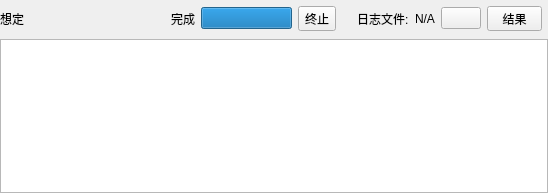
<?xml version="1.0" encoding="UTF-8"?>
<ui version="4.0">
 <class>OutputDock</class>
 <widget class="QWidget" name="OutputDock">
  <property name="geometry">
   <rect>
    <x>0</x>
    <y>0</y>
    <width>548</width>
    <height>193</height>
   </rect>
  </property>
  <property name="windowTitle">
   <string>输出</string>
  </property>
  <layout class="QVBoxLayout" name="verticalLayout">
   <property name="spacing">
    <number>2</number>
   </property>
   <property name="leftMargin">
    <number>0</number>
   </property>
   <property name="topMargin">
    <number>0</number>
   </property>
   <property name="rightMargin">
    <number>0</number>
   </property>
   <property name="bottomMargin">
    <number>0</number>
   </property>
   <item>
    <layout class="QHBoxLayout" name="horizontalLayout">
     <property name="spacing">
      <number>9</number>
     </property>
     <item>
      <widget class="QLabel" name="scenarioLabel">
       <property name="text">
        <string>想定</string>
       </property>
       <property name="alignment">
        <set>Qt::AlignCenter</set>
       </property>
       <property name="margin">
        <number>5</number>
       </property>
       <property name="indent">
        <number>-1</number>
       </property>
      </widget>
     </item>
     <item>
      <spacer name="horizontalSpacer">
       <property name="orientation">
        <enum>Qt::Horizontal</enum>
       </property>
       <property name="sizeHint" stdset="0">
        <size>
         <width>40</width>
         <height>20</height>
        </size>
       </property>
      </spacer>
     </item>
     <item>
      <widget class="QWidget" name="statusContainer" native="true">
       <layout class="QHBoxLayout" name="statusLayout">
        <property name="sizeConstraint">
         <enum>QLayout::SetFixedSize</enum>
        </property>
        <property name="leftMargin">
         <number>6</number>
        </property>
        <property name="topMargin">
         <number>6</number>
        </property>
        <property name="rightMargin">
         <number>6</number>
        </property>
        <property name="bottomMargin">
         <number>6</number>
        </property>
        <item>
         <widget class="QLabel" name="statusLabel">
          <property name="text">
           <string>完成</string>
          </property>
         </widget>
        </item>
        <item>
         <widget class="QProgressBar" name="progressBar">
          <property name="maximumSize">
           <size>
            <width>100</width>
            <height>16777215</height>
           </size>
          </property>
          <property name="maximum">
           <number>1</number>
          </property>
          <property name="value">
           <number>1</number>
          </property>
          <property name="textVisible">
           <bool>false</bool>
          </property>
         </widget>
        </item>
        <item>
         <widget class="QToolButton" name="killBn">
          <property name="enabled">
           <bool>true</bool>
          </property>
          <property name="toolTip">
           <string>终止当前正在运行的想定</string>
          </property>
          <property name="text">
           <string>终止</string>
          </property>
          <property name="toolButtonStyle">
           <enum>Qt::ToolButtonTextBesideIcon</enum>
          </property>
         </widget>
        </item>
       </layout>
      </widget>
     </item>
     <item>
      <widget class="QWidget" name="logContainer" native="true">
       <layout class="QHBoxLayout" name="logLayout">
        <property name="leftMargin">
         <number>6</number>
        </property>
        <property name="topMargin">
         <number>6</number>
        </property>
        <property name="rightMargin">
         <number>6</number>
        </property>
        <property name="bottomMargin">
         <number>6</number>
        </property>
        <item>
         <widget class="QLabel" name="logFileLabel">
          <property name="text">
           <string>日志文件:</string>
          </property>
         </widget>
        </item>
        <item>
         <widget class="QLabel" name="logFilePath">
          <property name="text">
           <string>N/A</string>
          </property>
         </widget>
        </item>
        <item>
         <widget class="QPushButton" name="logFileBn">
          <property name="toolTip">
           <string>选择日志文件</string>
          </property>
          <property name="text">
           <string/>
          </property>
         </widget>
        </item>
        <item>
         <widget class="QToolButton" name="resultsButton">
          <property name="sizePolicy">
           <sizepolicy hsizetype="Minimum" vsizetype="Preferred">
            <horstretch>0</horstretch>
            <verstretch>0</verstretch>
           </sizepolicy>
          </property>
          <property name="styleSheet">
           <string notr="true">padding-right: 20px;</string>
          </property>
          <property name="text">
           <string>结果</string>
          </property>
          <property name="popupMode">
           <enum>QToolButton::InstantPopup</enum>
          </property>
         </widget>
        </item>
       </layout>
      </widget>
     </item>
    </layout>
   </item>
   <item>
    <widget class="SimulationManager::OutputWidget" name="outputText">
     <property name="font">
      <font>
       <pointsize>24</pointsize>
      </font>
     </property>
    </widget>
   </item>
  </layout>
 </widget>
 <customwidgets>
  <customwidget>
   <class>SimulationManager::OutputWidget</class>
   <extends>QTextBrowser</extends>
   <header>OutputWidget.hpp</header>
  </customwidget>
 </customwidgets>
 <resources/>
 <connections/>
</ui>
